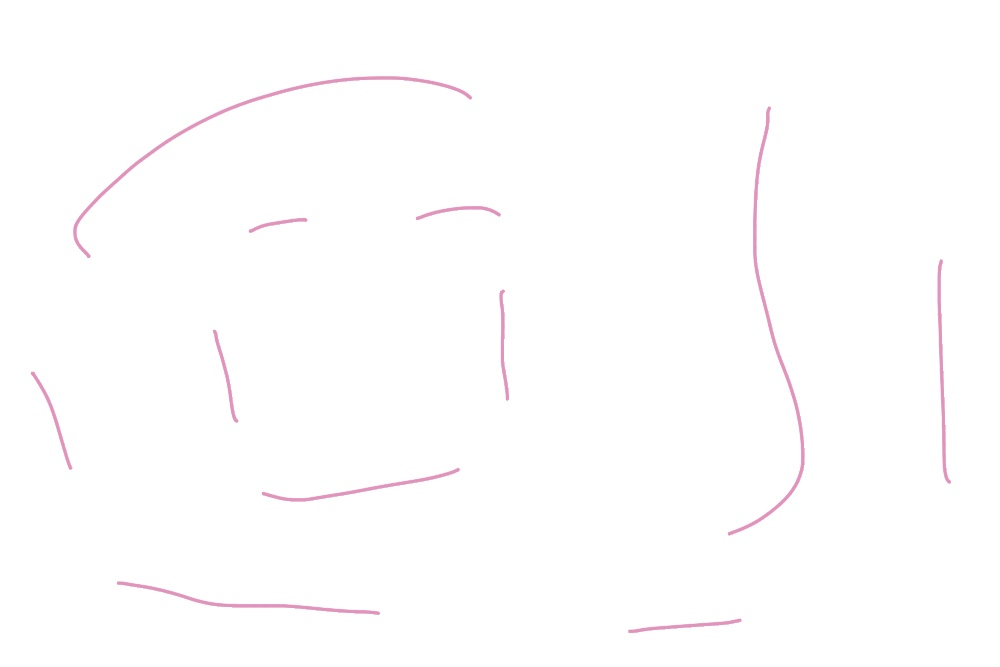
%> input picture hw/hw4/mask_create/bg2.jpg, 1000 x 667 px
$ octave getPoints.m   (GNU Octave 9; MATLAB toolbox functions it lacks are replaced by stand-ins)
%> lines starting %> are read from the running program, lines starting %| are printed output that depends on the picture; in (x1, y1, x2, y2) boxes, pixels count from 0 and x2, y2 are one past the last pixel; in counts of white or black regions, pixels touching at a corner belong together; the program's own positions count from 1
bg=imread('bg2.jpg');
%> bg is the input picture: size 667x1000x3 uint8; mean R, G, B 254.5, 253.7, 254.2
fg=imread('fg2.jpg');
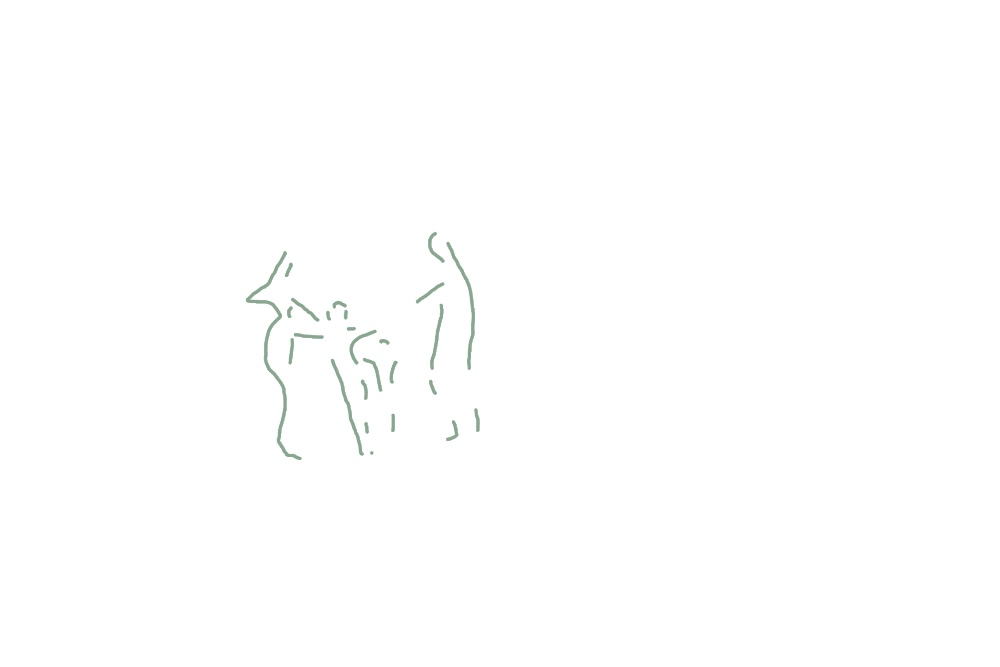
%> input picture hw/hw4/mask_create/fg2.jpg, 1000 x 667 px
%> fg is the input picture: size 667x1000x3 uint8; mean R, G, B 254.3, 254.5, 254.4

%CREAT POINT PAIRS FOR PYTHON
fg_mask=zeros(size(fg));
cnt=1;
% points(cnt)
for i=1:667 % 840 for grass land
    for j=1:1000 % 630 for grassland
        if ~(fg(i,j,1)==255 && fg(i,j,2)==255 && fg(i,j,3)==255)
            fg_points(cnt,:)=[i,j];
            fg_mask(i,j,:)=[255,255,255];
            cnt=cnt+1;
        end
    end
end
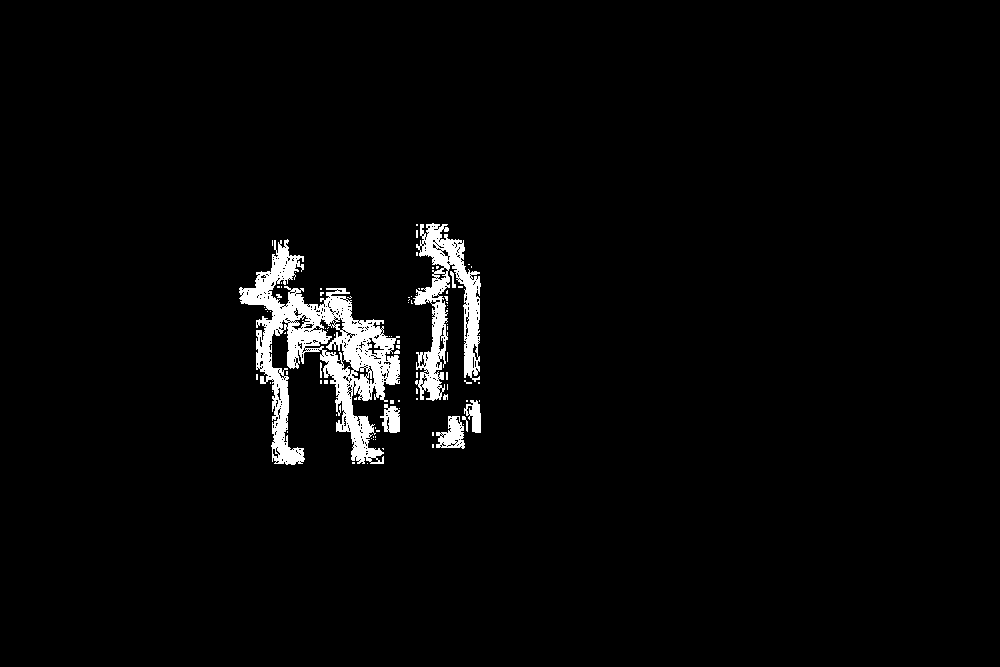
%> fg_mask: size 667x1000x3 double; 2.9% white; 89 white regions (79 under 20 px), largest, box (x1, y1, x2, y2) and area: (239, 239, 400, 465) 12292, (413, 223, 481, 401) 4975, (436, 416, 465, 449) 569
%> after the loop, cnt = 19120

bg_mask=zeros(size(bg));
cnt=1;
% points(cnt)
for i=1:667
    for j=1:1000
        if ~(bg(i,j,1)==255 && bg(i,j,2)==255 && bg(i,j,3)==255)
            bg_points(cnt,:)=[i,j];
            bg_mask(i,j,:)=[255,255,255];
            cnt=cnt+1;
        end
    end
end
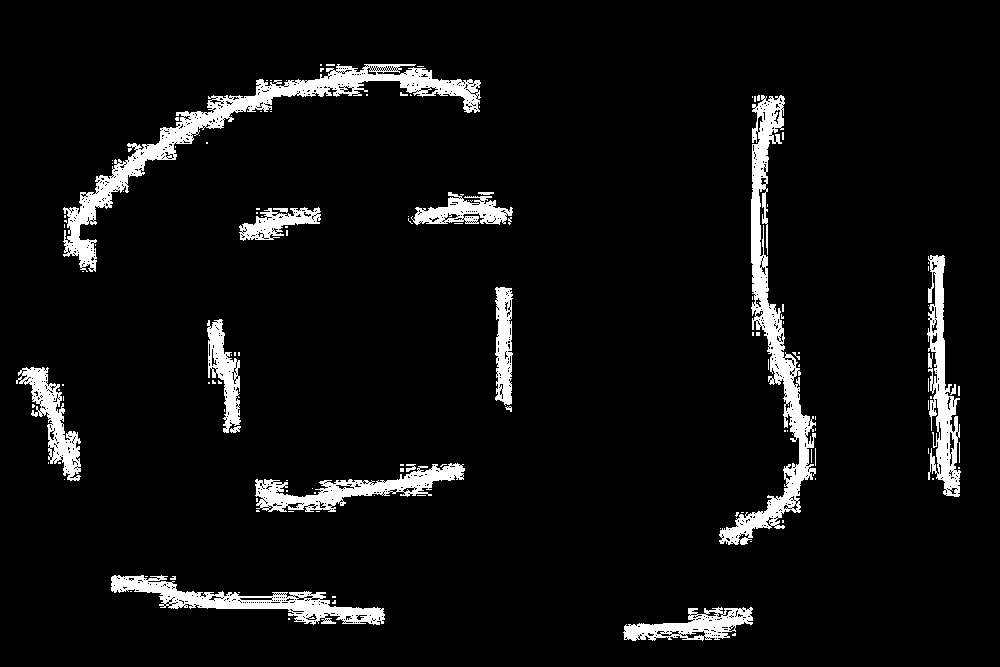
%> bg_mask: size 667x1000x3 double; 6.2% white; 130 white regions (109 under 20 px), largest, box (x1, y1, x2, y2) and area: (63, 64, 481, 272) 9296, (719, 95, 816, 545) 8273, (111, 575, 385, 625) 4282
%> after the loop, cnt = 41104
